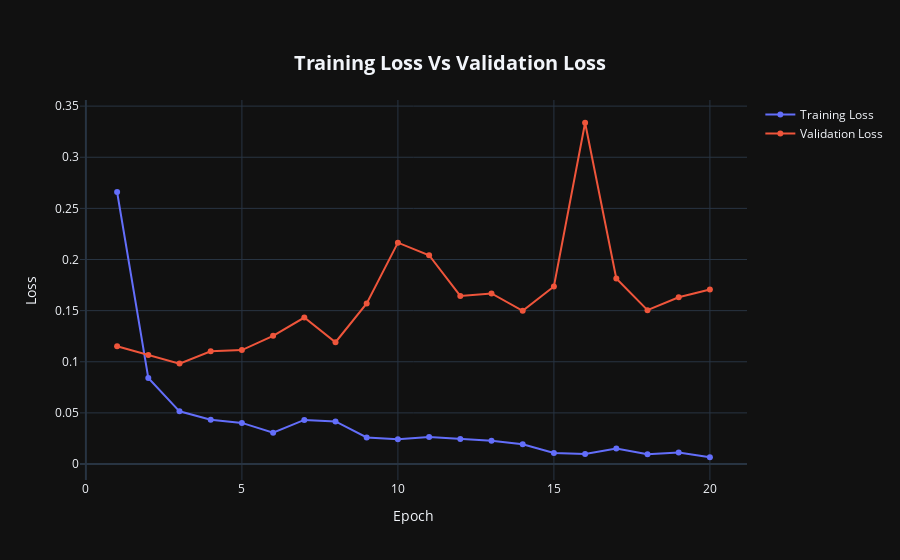

Source (notebook cell):
### Code cell
fig = go.Figure()

fig.add_trace(go.Scatter(x = acc_loss_df['Epoch'],
                         y = acc_loss_df['Training Loss'],
                         mode='lines+markers',
                         name='Training Loss'))

fig.add_trace(go.Scatter(x = acc_loss_df['Epoch'],
                         y = acc_loss_df['Validation Loss'],
                         mode='lines+markers',
                         name = 'Validation Loss'))

fig.update_layout(title = {'text': "<b>Training Loss Vs Validation Loss</b>\n",
                           'xanchor': 'center',
                           'yanchor': 'top',
                           'y':0.9,'x':0.5,},
                  xaxis_title="Epoch",
                  yaxis_title = "Loss",
                  title_font = dict(size = 20))

fig.layout.template = 'plotly_dark'

fig.show()

### Figure 1 — Plotly figure (JSON) as saved in the notebook; plotly's stock layout.template omitted (floating-point values rounded to 4 significant figures)
{"data": [{"mode": "lines+markers", "name": "Training Loss", "type": "scatter", "x": [1, 2, 3, 4, 5, 6, 7, 8, 9, 10, 11, 12, 13, 14, 15, 16, 17, 18, 19, 20], "y": [0.266, 0.08416, 0.05155, 0.04325, 0.04022, 0.03067, 0.04315, 0.04162, 0.02594, 0.02428, 0.02648, 0.02439, 0.02279, 0.01932, 0.01082, 0.009851, 0.01526, 0.009575, 0.01132, 0.00663]}, {"mode": "lines+markers", "name": "Validation Loss", "type": "scatter", "x": [1, 2, 3, 4, 5, 6, 7, 8, 9, 10, 11, 12, 13, 14, 15, 16, 17, 18, 19, 20], "y": [0.1151, 0.1067, 0.09822, 0.1103, 0.1114, 0.1254, 0.1433, 0.1191, 0.157, 0.2165, 0.2042, 0.1644, 0.1668, 0.1498, 0.1736, 0.3337, 0.1814, 0.1505, 0.1631, 0.1706]}], "layout": {"title": {"font": {"size": 20}, "text": "<b>Training Loss Vs Validation Loss</b>\n", "x": 0.5, "xanchor": "center", "y": 0.9, "yanchor": "top"}, "xaxis": {"title": {"text": "Epoch"}}, "yaxis": {"title": {"text": "Loss"}}}}
